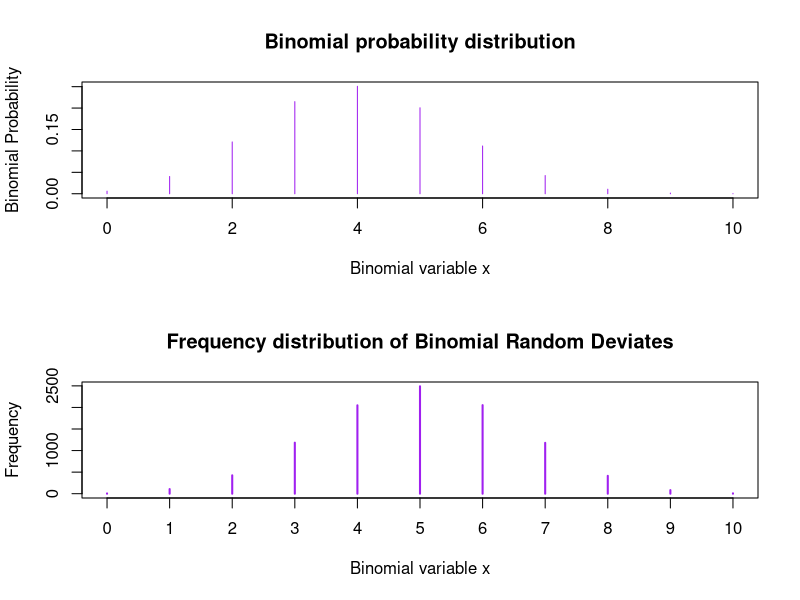

Reproduce this figure in R.
#Binomial Distribution

n = 10  #no of trials
p = 0.5 #Probability of success in each trial
x = 3   #Number of successes

#Probability density function

##dbinom(x,n,p) returns the binomial probability for x successes in n trials, where p is the probability of successes in a single trial 

binomial_prob = dbinom(x,n,p)
print(paste("Binomial probability for (",x,",",n,",",p,") = ", binomial_prob))
      
      
##pbinom(x,n,p) returns Cumulative probability for a binomial distribution from 0 to x.

cumulative_prob = pbinom(x,n,p)
print(paste("Cumulative probability(P-value) for (",x,",",n,",",p,") = ", cumulative_prob))

##qbinom(cumulative probability,n,p) returns x value corresponding to a cuulative probability

x_value = qbinom(cumulative_prob, n, p)
print(paste("x value corresponding to the given cumulative binomial probablity = ", x_value))


##rbinom(m,n,p) returns m random deviates from a Binomial distribution of given (n,p)
deviates = rbinom(6, n, p)
print(paste("6 Binomial deviates are: "))
print(deviates)

par(mfrow = c(2,1))


###Graphs

#Plot Binomial density distribution using dbinom()

n = 10
p = 0.4
x = seq(0,10)
pdens = dbinom(x,n,p)

plot(x,pdens,type='h', col="purple", xlab = "Binomial variable x", ylab = "Binomial Probability", main= "Binomial probability distribution")



#Plot frequency histogram of Binomial deviates using rbinom()

n = 10
p = 0.5
xdev = rbinom(10000, n, p)
plot(table(xdev), type = "hist", col="purple", xlab = "Binomial variable x", ylab = "Frequency", main = "Frequency distribution of Binomial Random Deviates")

